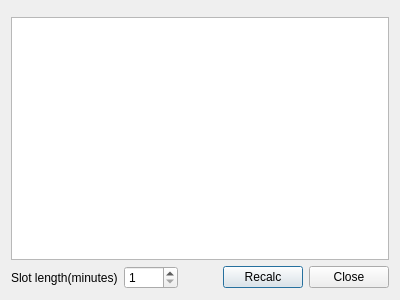
<?xml version="1.0" encoding="UTF-8"?>
<ui version="4.0">
 <class>StatisticsDisplay</class>
 <widget class="QDialog" name="StatisticsDisplay">
  <property name="geometry">
   <rect>
    <x>0</x>
    <y>0</y>
    <width>400</width>
    <height>300</height>
   </rect>
  </property>
  <property name="windowTitle">
   <string>Contest Statistics</string>
  </property>
  <layout class="QVBoxLayout" name="verticalLayout">
   <item>
    <widget class="QTabBar" name="tabBar" native="true"/>
   </item>
   <item>
    <widget class="MinosTableWidget" name="StatsTable">
     <property name="alternatingRowColors">
      <bool>true</bool>
     </property>
     <property name="sortingEnabled">
      <bool>true</bool>
     </property>
     <property name="cornerButtonEnabled">
      <bool>false</bool>
     </property>
    </widget>
   </item>
   <item>
    <layout class="QHBoxLayout" name="horizontalLayout">
     <item>
      <widget class="QLabel" name="label">
       <property name="text">
        <string>Slot length(minutes)</string>
       </property>
      </widget>
     </item>
     <item>
      <widget class="QSpinBox" name="MinutesSpinner">
       <property name="minimum">
        <number>1</number>
       </property>
       <property name="maximum">
        <number>1440</number>
       </property>
      </widget>
     </item>
     <item>
      <spacer name="horizontalSpacer">
       <property name="orientation">
        <enum>Qt::Horizontal</enum>
       </property>
       <property name="sizeHint" stdset="0">
        <size>
         <width>40</width>
         <height>20</height>
        </size>
       </property>
      </spacer>
     </item>
     <item>
      <widget class="QPushButton" name="RecalcButton">
       <property name="text">
        <string>Recalc</string>
       </property>
       <property name="default">
        <bool>true</bool>
       </property>
      </widget>
     </item>
     <item>
      <widget class="QPushButton" name="CloseButton">
       <property name="text">
        <string>Close</string>
       </property>
      </widget>
     </item>
    </layout>
   </item>
  </layout>
 </widget>
 <customwidgets>
  <customwidget>
   <class>QTabBar</class>
   <extends>QWidget</extends>
   <header location="global">QTabBar.h</header>
   <container>1</container>
  </customwidget>
  <customwidget>
   <class>MinosTableWidget</class>
   <extends>QTableView</extends>
   <header>minostablewidget.h</header>
  </customwidget>
 </customwidgets>
 <resources/>
 <connections/>
</ui>
